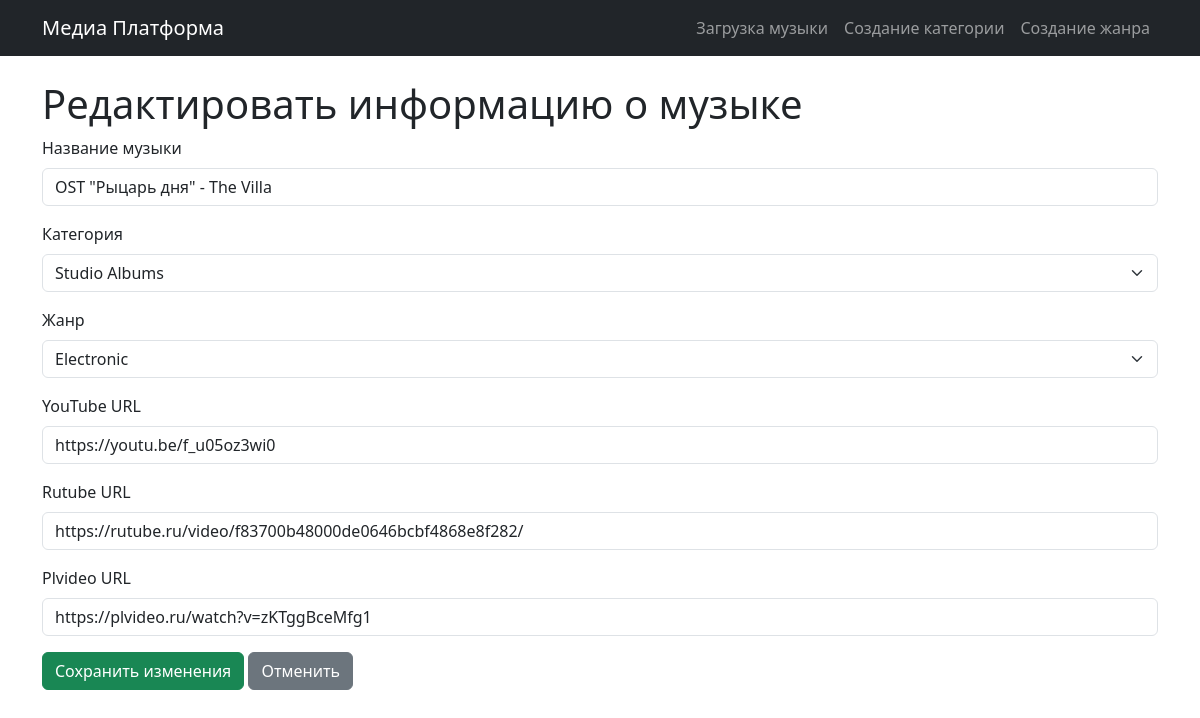
Screenshot of /edit-media/2 with the database file from the repository.
### app/models.py (models this page shows)
class MediaFile(Base):
    __tablename__ = "media_files"
    id = Column(Integer, primary_key=True, index=True)
    name_music = Column(String, index=True)
    file_name = Column(String, index=True)
    file_path = Column(String)
    cover_image_path = Column(String)
    category_id = Column(Integer, ForeignKey("categories.id"))
    genre_id = Column(Integer, ForeignKey("genres.id"))
    youtube_url = Column(String(255), nullable=True)
    rutube_url = Column(String(255), nullable=True)
    plvideo_url = Column(String(255), nullable=True)
    category = relationship("Category", back_populates="media_files")
    genre = relationship("Genre", back_populates="media_files")

class Category(Base):
    __tablename__ = "categories"
    id = Column(Integer, primary_key=True, index=True)
    name = Column(String, index=True)
    media_files = relationship("MediaFile", back_populates="category")

class Genre(Base):
    __tablename__ = "genres"
    id = Column(Integer, primary_key=True, index=True)
    name = Column(String, index=True)
    media_files = relationship("MediaFile", back_populates="genre")

### app/main.py (the view)
@app.get("/edit-media/{media_id}")
async def edit_media_form(request: Request, media_id: int, db: Session = Depends(get_db)):
    try:
        media_file = crud.get_media_file_by_id(db, media_id)  # Получите медиа файл по ID
        if media_file is None:
            raise HTTPException(status_code=404, detail="Медиа файл не найден")
        categories = crud.get_categories(db)
        genres = crud.get_genres(db)
        return templates.TemplateResponse("edit_media.html", {"request": request, "media_file": media_file, "categories": categories, "genres": genres})
    except SQLAlchemyError as e:
        logger.error(f"Ошибка базы данных: {e}")
        raise HTTPException(status_code=500, detail="Ошибка базы данных")

### templates/edit_media.html
{% extends "base.html" %}
{% block content %}
<h1>Редактировать информацию о музыке</h1>
<form method="post">
    <div class="mb-3">
        <label for="name_music" class="form-label">Название музыки</label>
        <input type="text" class="form-control" id="name_music" name="name_music" value="{{ media_file.name_music }}" required>
    </div>
    <div class="mb-3">
        <label for="category_id" class="form-label">Категория</label>
        <select class="form-select" id="category_id" name="category_id" required>
            {% for category in categories %}
            <option value="{{ category.id }}" {% if category.id == media_file.category_id %}selected{% endif %}>{{ category.name }}</option>
            {% endfor %}
        </select>
    </div>
    <div class="mb-3">
        <label for="genre_id" class="form-label">Жанр</label>
        <select class="form-select" id="genre_id" name="genre_id" required>
            {% for genre in genres %}
            <option value="{{ genre.id }}" {% if genre.id == media_file.genre_id %}selected{% endif %}>{{ genre.name }}</option>
            {% endfor %}
        </select>
    </div>
    <div class="mb-3">
        <label for="youtube_url" class="form-label">YouTube URL</label>
        <input type="url" class="form-control" id="youtube_url" name="youtube_url" value="{{ media_file.youtube_url }}">
    </div>
    <div class="mb-3">
        <label for="rutube_url" class="form-label">Rutube URL</label>
        <input type="url" class="form-control" id="rutube_url" name="rutube_url" value="{{ media_file.rutube_url }}">
    </div>
    <div class="mb-3">
        <label for="plvideo_url" class="form-label">Plvideo URL</label>
        <input type="url" class="form-control" id="plvideo_url" name="plvideo_url" value="{{ media_file.plvideo_url }}">
    </div>
    <button type="submit" class="btn btn-success">Сохранить изменения</button>
    <a href="/" class="btn btn-secondary">Отменить</a>
</form>
{% endblock %}

### rows the page displays
MediaFile: name_music "OST \"Рыцарь дня\" - The Villa", category_id "Studio Albums", genre_id "Electronic", youtube_url "https://youtu.be/f_u05oz3wi0", rutube_url "https://rutube.ru/video/f83700b48000de0646bcbf4868e8f282/", plvideo_url "https://plvideo.ru/watch?v=zKTggBceMfg1"
